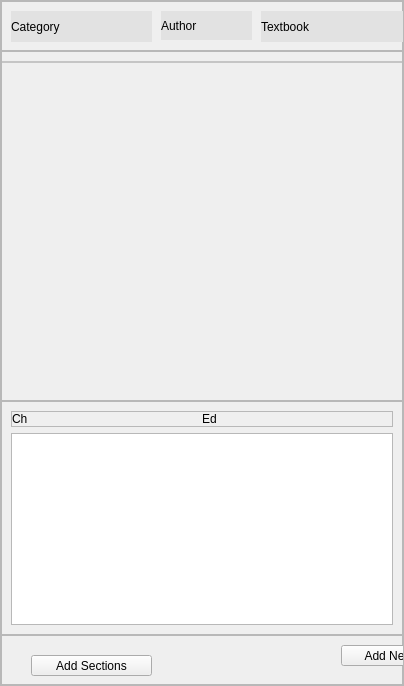
               <widget class="QFrame" name="learning_page_middle">
                <property name="minimumSize">
                 <size>
                  <width>0</width>
                  <height>0</height>
                 </size>
                </property>
                <property name="maximumSize">
                 <size>
                  <width>600</width>
                  <height>16777215</height>
                 </size>
                </property>
                <property name="frameShape">
                 <enum>QFrame::StyledPanel</enum>
                </property>
                <property name="frameShadow">
                 <enum>QFrame::Raised</enum>
                </property>
                <layout class="QVBoxLayout" name="verticalLayout_6">
                 <property name="spacing">
                  <number>0</number>
                 </property>
                 <property name="leftMargin">
                  <number>0</number>
                 </property>
                 <property name="topMargin">
                  <number>0</number>
                 </property>
                 <property name="rightMargin">
                  <number>0</number>
                 </property>
                 <property name="bottomMargin">
                  <number>0</number>
                 </property>
                 <item>
                  <widget class="QFrame" name="middle_top">
                   <property name="minimumSize">
                    <size>
                     <width>0</width>
                     <height>50</height>
                    </size>
                   </property>
                   <property name="maximumSize">
                    <size>
                     <width>16777215</width>
                     <height>50</height>
                    </size>
                   </property>
                   <property name="frameShape">
                    <enum>QFrame::StyledPanel</enum>
                   </property>
                   <property name="frameShadow">
                    <enum>QFrame::Raised</enum>
                   </property>
                   <widget class="QLabel" name="category_info_label">
                    <property name="geometry">
                     <rect>
                      <x>10</x>
                      <y>10</y>
                      <width>141</width>
                      <height>31</height>
                     </rect>
                    </property>
                    <property name="minimumSize">
                     <size>
                      <width>0</width>
                      <height>0</height>
                     </size>
                    </property>
                    <property name="maximumSize">
                     <size>
                      <width>16777215</width>
                      <height>16777215</height>
                     </size>
                    </property>
                    <property name="styleSheet">
                     <string notr="true">background-color: rgb(226, 226, 226);</string>
                    </property>
                    <property name="text">
                     <string>Category</string>
                    </property>
                   </widget>
                   <widget class="QLabel" name="author_info_label">
                    <property name="geometry">
                     <rect>
                      <x>160</x>
                      <y>10</y>
                      <width>91</width>
                      <height>29</height>
                     </rect>
                    </property>
                    <property name="minimumSize">
                     <size>
                      <width>0</width>
                      <height>0</height>
                     </size>
                    </property>
                    <property name="styleSheet">
                     <string notr="true">background-color: rgb(226, 226, 226);</string>
                    </property>
                    <property name="text">
                     <string>Author</string>
                    </property>
                   </widget>
                   <widget class="QLabel" name="textbook_info_label">
                    <property name="geometry">
                     <rect>
                      <x>260</x>
                      <y>10</y>
                      <width>161</width>
                      <height>31</height>
                     </rect>
                    </property>
                    <property name="minimumSize">
                     <size>
                      <width>0</width>
                      <height>0</height>
                     </size>
                    </property>
                    <property name="styleSheet">
                     <string notr="true">background-color: rgb(226, 226, 226);</string>
                    </property>
                    <property name="text">
                     <string>Textbook</string>
                    </property>
                   </widget>
                   <widget class="QLabel" name="edition_info_label">
                    <property name="geometry">
                     <rect>
                      <x>430</x>
                      <y>10</y>
                      <width>161</width>
                      <height>31</height>
                     </rect>
                    </property>
                    <property name="minimumSize">
                     <size>
                      <width>0</width>
                      <height>0</height>
                     </size>
                    </property>
                    <property name="styleSheet">
                     <string notr="true">background-color: rgb(226, 226, 226);</string>
                    </property>
                    <property name="text">
                     <string>Edition</string>
                    </property>
                   </widget>
                  </widget>
                 </item>
                 <item>
                  <widget class="QFrame" name="middle_middle">
                   <property name="minimumSize">
                    <size>
                     <width>400</width>
                     <height>350</height>
                    </size>
                   </property>
                   <property name="maximumSize">
                    <size>
                     <width>16777215</width>
                     <height>350</height>
                    </size>
                   </property>
                   <property name="frameShape">
                    <enum>QFrame::StyledPanel</enum>
                   </property>
                   <property name="frameShadow">
                    <enum>QFrame::Raised</enum>
                   </property>
                   <layout class="QHBoxLayout" name="horizontalLayout_6">
                    <property name="spacing">
                     <number>0</number>
                    </property>
                    <property name="leftMargin">
                     <number>0</number>
                    </property>
                    <property name="topMargin">
                     <number>9</number>
                    </property>
                    <property name="rightMargin">
                     <number>0</number>
                    </property>
                    <property name="bottomMargin">
                     <number>0</number>
                    </property>
                    <item alignment="Qt::AlignTop">
                     <widget class="QFrame" name="exercises_grid_background">
                      <property name="minimumSize">
                       <size>
                        <width>400</width>
                        <height>0</height>
                       </size>
                      </property>
                      <property name="maximumSize">
                       <size>
                        <width>600</width>
                        <height>16777215</height>
                       </size>
                      </property>
                      <property name="styleSheet">
                       <string notr="true">background-color: rgb(255, 255, 255);</string>
                      </property>
                      <property name="frameShape">
                       <enum>QFrame::StyledPanel</enum>
                      </property>
                      <property name="frameShadow">
                       <enum>QFrame::Raised</enum>
                      </property>
                      <layout class="QVBoxLayout" name="verticalLayout_11">
                       <property name="spacing">
                        <number>0</number>
                       </property>
                       <property name="leftMargin">
                        <number>0</number>
                       </property>
                       <property name="topMargin">
                        <number>0</number>
                       </property>
                       <property name="rightMargin">
                        <number>0</number>
                       </property>
                       <property name="bottomMargin">
                        <number>0</number>
                       </property>
                       <item>
                        <layout class="QGridLayout" name="exercises_grid">
                         <property name="spacing">
                          <number>0</number>
                         </property>
                        </layout>
                       </item>
                      </layout>
                     </widget>
                    </item>
                   </layout>
                  </widget>
                 </item>
                 <item>
                  <widget class="QFrame" name="middle_bottom">
                   <property name="frameShape">
                    <enum>QFrame::StyledPanel</enum>
                   </property>
                   <property name="frameShadow">
                    <enum>QFrame::Raised</enum>
                   </property>
                   <layout class="QVBoxLayout" name="verticalLayout_26">
                    <item>
                     <widget class="QFrame" name="frame_12">
                      <property name="frameShape">
                       <enum>QFrame::StyledPanel</enum>
                      </property>
                      <property name="frameShadow">
                       <enum>QFrame::Raised</enum>
                      </property>
                      <layout class="QHBoxLayout" name="horizontalLayout_9">
                       <property name="spacing">
                        <number>0</number>
                       </property>
                       <property name="leftMargin">
                        <number>0</number>
                       </property>
                       <property name="topMargin">
                        <number>0</number>
                       </property>
                       <property name="rightMargin">
                        <number>0</number>
                       </property>
                       <property name="bottomMargin">
                        <number>0</number>
                       </property>
                       <item>
                        <widget class="QLabel" name="label_4">
                         <property name="text">
                          <string>Ch</string>
                         </property>
                        </widget>
                       </item>
                       <item>
                        <widget class="QLabel" name="label_6">
                         <property name="text">
                          <string>Ed</string>
                         </property>
                        </widget>
                       </item>
                      </layout>
                     </widget>
                    </item>
                    <item>
                     <widget class="QListWidget" name="sections_listwidget"/>
                    </item>
                   </layout>
                  </widget>
                 </item>
                 <item>
                  <widget class="QFrame" name="frame">
                   <property name="minimumSize">
                    <size>
                     <width>0</width>
                     <height>50</height>
                    </size>
                   </property>
                   <property name="maximumSize">
                    <size>
                     <width>16777215</width>
                     <height>50</height>
                    </size>
                   </property>
                   <property name="frameShape">
                    <enum>QFrame::StyledPanel</enum>
                   </property>
                   <property name="frameShadow">
                    <enum>QFrame::Raised</enum>
                   </property>
                   <widget class="QPushButton" name="add_new_exercises_button">
                    <property name="geometry">
                     <rect>
                      <x>340</x>
                      <y>10</y>
                      <width>151</width>
                      <height>21</height>
                     </rect>
                    </property>
                    <property name="text">
                     <string>Add New Exercises</string>
                    </property>
                   </widget>
                   <widget class="QPushButton" name="pushButton_11">
                    <property name="geometry">
                     <rect>
                      <x>30</x>
                      <y>20</y>
                      <width>121</width>
                      <height>21</height>
                     </rect>
                    </property>
                    <property name="text">
                     <string>Add Sections</string>
                    </property>
                   </widget>
                  </widget>
                 </item>
                </layout>
               </widget>
